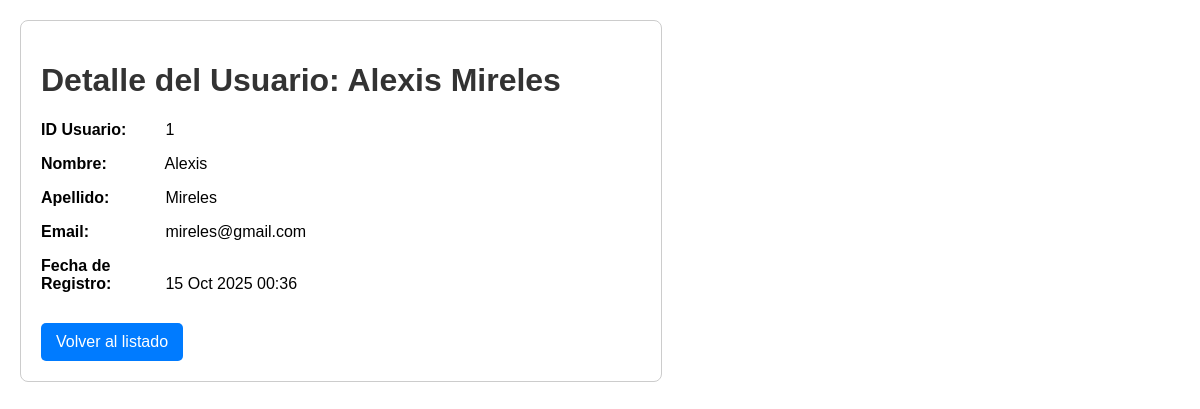
/1/, run on the app's committed database.
### app_usuario/models.py (models this page shows, shortened)
class Usuario(models.Model):
    id_usuario = models.AutoField(primary_key=True)
    nombre = models.CharField(max_length=100)
    apellido = models.CharField(max_length=100)
    email = models.EmailField(unique=True)
    contrasena = models.CharField(max_length=128)
    fecha_registro = models.DateTimeField(auto_now_add=True)

### app_usuario/views.py (the view)
# urls.py: path('<int:id_usuario>/', views.detalle_usuario, name='detalle_usuario'),
def detalle_usuario(request, id_usuario):
    usuario = get_object_or_404(Usuario, id_usuario=id_usuario)
    return render(request, 'detalle_usuario.html', {'usuario': usuario})

### app_usuario/templates/detalle_usuario.html (shortened to what this page needs)
<!DOCTYPE html>
<html lang="es">
<head>
</head>
<body>
    <div class="container">
        <h1>Detalle del Usuario: {{ usuario.nombre }} {{ usuario.apellido }}</h1>
        <p><strong>ID Usuario:</strong> {{ usuario.id_usuario }}</p>
        <p><strong>Nombre:</strong> {{ usuario.nombre }}</p>
        <p><strong>Apellido:</strong> {{ usuario.apellido }}</p>
        <p><strong>Email:</strong> {{ usuario.email }}</p>
        <p><strong>Fecha de Registro:</strong> {{ usuario.fecha_registro|date:"d M Y H:i" }}</p>
        <a href="{% url 'listar_usuarios' %}" class="btn">Volver al listado</a>
    </div>
</body>
</html>

### app_usuario/templates/detalle_usuario.html (style rules this page uses)
body { font-family: Arial, sans-serif; margin: 20px; }
.container { max-width: 600px; margin-top: 20px; border: 1px solid #ccc; padding: 20px; border-radius: 8px; }
h1 { color: #333; }
p { margin-bottom: 10px; }
strong { display: inline-block; width: 120px; }
.btn { display: inline-block; margin-top: 20px; padding: 10px 15px; background-color: #007BFF; color: white; text-decoration: none; border-radius: 5px; }

### data on the page
Usuario: nombre "Alexis", apellido "Mireles", id_usuario "1", email "mireles@gmail.com", fecha_registro "15 Oct 2025 00:36"
